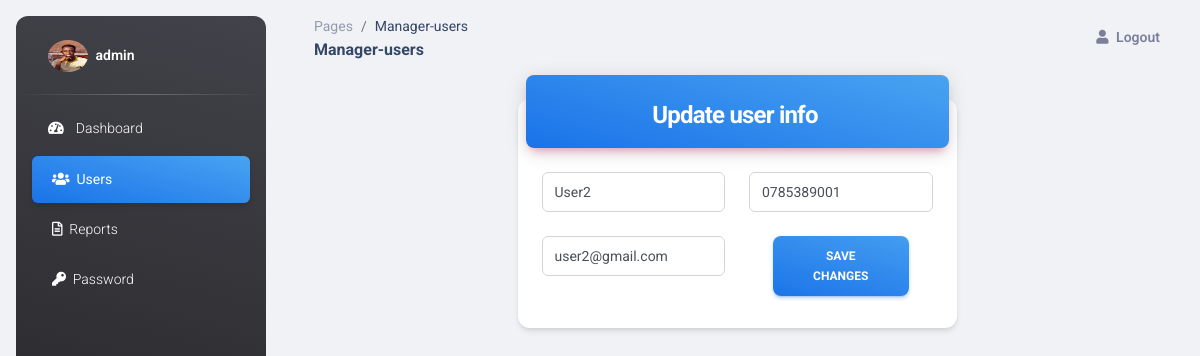
The page /system_users/Admin/update_user.php?user_id=21 (signed in) on the database its author committed.
### tables this page shows
CREATE TABLE `users` (
  `u_id` int(11) NOT NULL,
  `name` varchar(100) DEFAULT NULL,
  `phone` varchar(100) DEFAULT NULL,
  `email` varchar(100) DEFAULT NULL,
  `password` varchar(100) DEFAULT NULL,
  `image` varchar(100) DEFAULT NULL
);

### system_users/Admin/update_user.php (the view, shortened to what this page needs)
      <?php
    include_once '../../php_code/codes.php';
    $users_id=$_REQUEST['user_id'];
    $users_data=mysqli_query($con,"SELECT * from users where u_id=$users_id");
    while ($user_row=mysqli_fetch_assoc($users_data)) {
        $name_data=$user_row['name'];
        $phone_data=$user_row['phone'];
        $email_data=$user_row['email'];
    }
               ?>
                <?php
    $users_id=$_SESSION['a_id'];
    $sql_user_info="SELECT * FROM admin where a_id=".$users_id."";
    $query_user_info=mysqli_query($con,$sql_user_info);
    while ($row_user_info=mysqli_fetch_assoc($query_user_info)) {
      $admin_image=$row_user_info['image'];
    }
?>
<!DOCTYPE html>
<html lang="en">
<?php require 'head.php';?>
<body class="g-sidenav-show  bg-gray-200">
  <aside class="sidenav navbar navbar-vertical navbar-expand-xs border-0 border-radius-xl my-3 fixed-start ms-3   bg-gradient-dark" id="sidenav-main">
    <div class="sidenav-header">
      <a class="navbar-brand m-0" href="#" target="_blank">
        <img src="../../assets/img/admin/<?php echo $admin_image;?>" title="user image" style="width:40px;height:40px;border-radius:50%;" class="navbar-brand-img h-100" alt="main_logo">
        <span class="ms-1 font-weight-bold text-white"><?php echo $_SESSION['name'];?></span>
      </a>
    </div>
    <hr class="horizontal light mt-0 mb-2">
    <div class="collapse navbar-collapse  w-auto " id="sidenav-collapse-main">
      <ul class="navbar-nav">
        <li class="nav-item">
          <a class="nav-link text-white" href="#" onclick="window.location.href='home.php'">
            <div class="text-white text-center me-2 d-flex align-items-center justify-content-center">
              <i class="fas fa-tachometer-alt"></i>
            </div>
            <span class="nav-link-text ms-1">Dashboard</span>
          </a>
        </li>
        <li class="nav-item">
          <a class="nav-link text-white active bg-gradient-info" href="#" onclick="window.location.href='users.php'">
            <span class="nav-link-text ms-1"><i class="fas fa-users"></i>&nbsp;&nbsp;Users</span>
          </a>
        </li>
        <li class="nav-item">
          <a class="nav-link text-white " href="#" onclick="window.location.href='report.php'">
            <span class="nav-link-text ms-1"> <i class="far fa-file-alt"></i>&nbsp;&nbsp;Reports</span>
          </a>
        </li>
        <li class="nav-item">
          <a class="nav-link text-white " href="#" onclick="window.location.href='password.php'">
            <span class="nav-link-text ms-1"><i class="fa fa-key"></i>&nbsp;&nbsp;Password</span>
          </a>
        </li>
      </ul>
    </div>
  </aside>
  <main class="main-content position-relative max-height-vh-100 h-100 border-radius-lg ">
    <nav class="navbar navbar-main navbar-expand-lg px-0 mx-4 shadow-none border-radius-xl" id="navbarBlur" data-scroll="true">
      <div class="container-fluid py-1 px-3">
        <nav aria-label="breadcrumb">
          <ol class="breadcrumb bg-transparent mb-0 pb-0 pt-1 px-0 me-sm-6 me-5">
            <li class="breadcrumb-item text-sm"><a class="opacity-5 text-dark" href="javascript:;">Pages</a></li>
            <li class="breadcrumb-item text-sm text-dark active" aria-current="page">Manager-users</li>
          </ol>
          <h6 class="font-weight-bolder mb-0">Manager-users</h6>
        </nav>
        <div class="collapse navbar-collapse mt-sm-0 mt-2 me-md-0 me-sm-4" id="navbar">
          <ul class="navbar-nav  justify-content-end">
            <li class="nav-item d-flex align-items-center">
              <a href="#" class="nav-link text-body font-weight-bold px-0"  data-bs-toggle="modal" data-bs-target="#logoutModal">
                <i class="fa fa-user me-sm-1"></i>
                <span class="d-sm-inline d-none">Logout</span>
              </a>
            </li>
          </ul>
        </div>
      </div>
    </nav>
    <div class="container-fluid py-4">
      <div class="row">
        <div class="col-xl-3 col-sm-6 mb-xl-0 mb-4"></div>
        <div class="col-xl-6 col-sm-6 mb-xl-0 mb-4">
          <div class="card z-index-0 fadeIn3 fadeInBottom">
              <div class="card-header p-0 position-relative mt-n4 mx-2 z-index-2">
                <div class="bg-gradient-info shadow-primary border-radius-lg py-3 pe-1">
                  <h4 class="text-white font-weight-bolder text-center mt-2 mb-0">Update user info</h4>
                </div>
              </div>
              <div class="card-body">
                <form role="form" class="text-start loginForm" action="<?php echo htmlspecialchars($_SERVER['PHP_SELF']);?>" method="POST">
                  <div class="row">
                    <div class="col-xl-6 col-sm-6 mb-xl-0">
                      <div class="input-group input-group-outline">
                        <input type="text" class="form-control" name="name" value="<?php echo $name_data;?>">
                      </div>
                    </div>
                    <div class="col-xl-6 col-sm-6 mb-xl-0">
                      <div class="input-group input-group-outline">
                        <input type="text" class="form-control" name="phone" value="<?php echo $phone_data;?>">
                      </div>
                    </div>
                  </div>
                  <div class="row">
                    <div class="col-xl-6 col-sm-6 mb-xl-0 mt-4">
                      <div class="input-group input-group-outline">
                        <input type="text" class="form-control" name="email" value="<?php echo $email_data;?>">
                      </div>
                    </div>
                    <div class="col-xl-6 col-sm-6 mb-xl-0 mt-1">
                      <div class="text-center mx-4" style="margin-top:-4px;">
                        <button type="submit" class="btn bg-gradient-info w-100 my-4 mb-2" name="update_user_info" onclick="submitForm()">Save changes</button>
                      </div>
                    </div>
                  </div>
                </form>
              </div>
            </div>
        </div>
        <div class="col-xl-3 col-sm-6 mb-xl-0 mb-4"></div>
      </div>
    </div>
  </main>
</body>
</html>

### rows shown on the page
users: name "User2", phone "0785389001", email "user2@gmail.com"

### other values the page prints
$_SESSION['name'] "admin"
